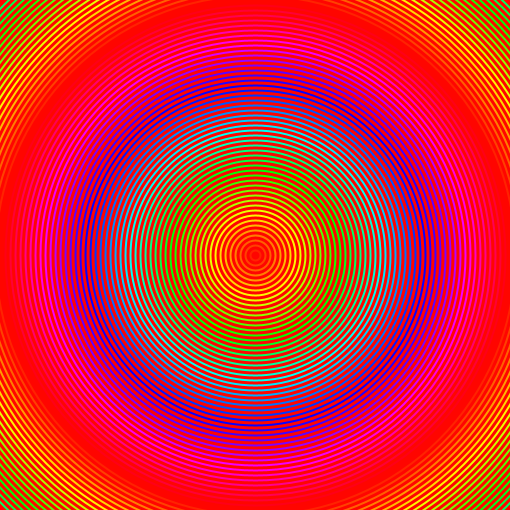
Frame 1 (no input)
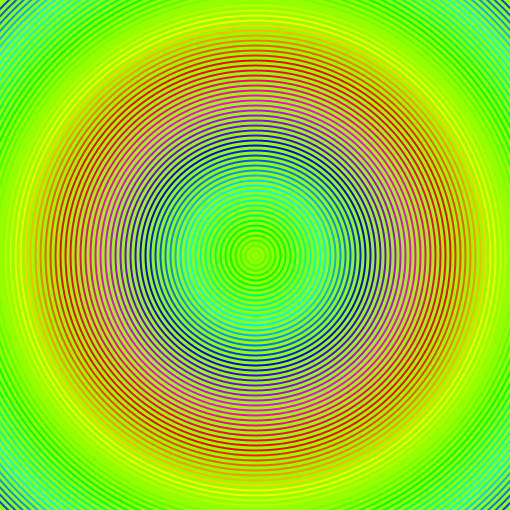
Frame 60 (the mouse pressed at the canvas centre just before this capture)
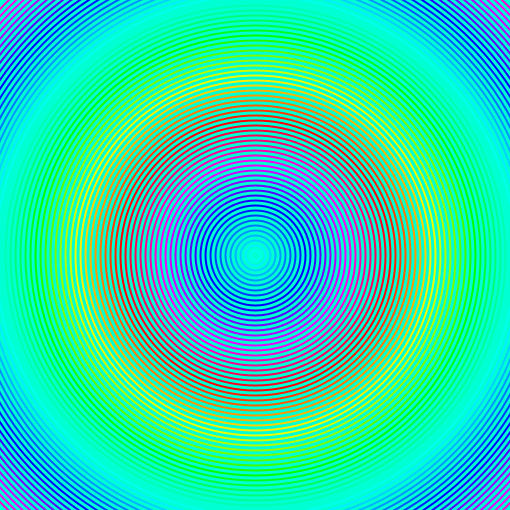
Frame 120 (the mouse held since frame 60 and released just before this capture)

The Processing sketch that drew these frames (run headless with seeded random() and noise(); from frame 60 on, the mouse is pressed at the canvas centre):

// Processing sketch: my_radial_gradient
// ── my_radial_gradient.pde
void setup()
{
  size(510, 510);
  colorMode(HSB);
  ellipseMode(RADIUS);
  noFill();
  strokeWeight(2);
}

void draw()
{
  background(frameCount % 255, 255, 255);
  for (int i = 0; i < 360; i+=5)
  {
    stroke( (frameCount + i) % 255, 255, 255);
    ellipse(255, 255, i, i);
  }
}
